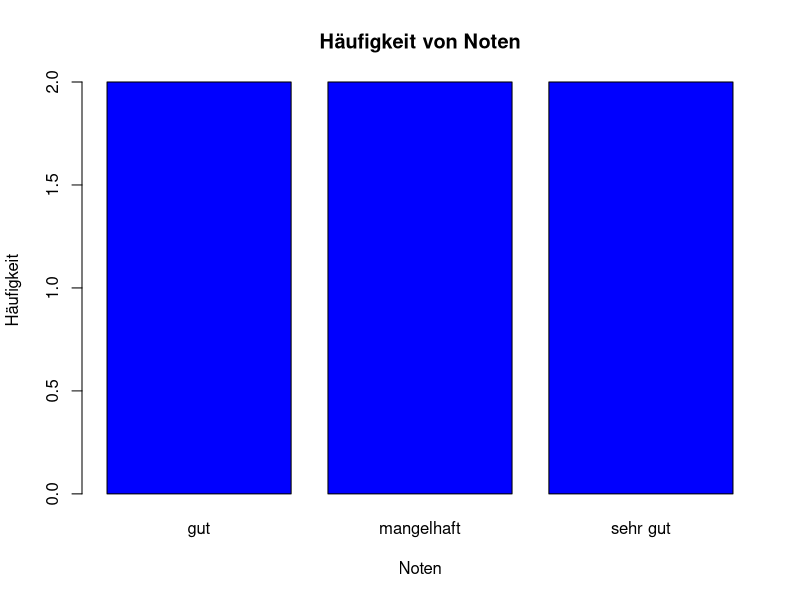

Recreate this plot in R.
## ---- chunk 1
knitr::opts_chunk$set(echo = TRUE)
## ---- chunk 2
studentdata <- read.csv("data/klausur.csv", header=TRUE, stringsAsFactors=FALSE)

a1 <- studentdata$aufgabe1
a2 <- studentdata$aufgabe2
a3 <- studentdata$aufgabe3

## Es wurden die Spalten aus der Tabelle `aufgabe1`, `aufgabe2`, `aufgabe3` 
## den Vektoren `a1`, `a2`, `a3` zugeordnet.

## ---- chunk 3

a1 <- studentdata$aufgabe1
a2 <- studentdata$aufgabe2
a3 <- studentdata$aufgabe3

## ---- chunk 4
summe <- a1 + a2 + a3
studentdata$summe <- summe
## ---- chunk 5
knitr::kable(
  studentdata, booktabs = TRUE,
  caption = 'Geladene Daten mit Summespalte für data.csv.'
)
## ---- chunk 6
notengrenzen_calc <- function(pPunkteMax, pBestGrenze,pBestIndex,pNotenSkala) {
     grenze = rep(0, length(pNotenSkala))
     imax <- length(pNotenSkala)
     schritt <- pBestGrenze/(imax-pBestIndex)
     ## Index für 6 bis zur 4 berechnen 
     gi <- imax
     ## Grenze unterhalb der Bestehensgrenze
     g <- 0
     while (gi > pBestIndex) {
        # Füge die Grenze in den Vektor ein
        g <- g + schritt
        grenze[gi] <- g
     
        # Vermindere den Index
        gi <- gi - 1 
     }
     ## Grenze oberhalb der Bestehensgrenze
     schritt <- (pPunkteMax - pBestGrenze)/(pBestIndex)
     ## Index für 4 und besser 
     while (gi > 0) {
        g <- g + schritt
        grenze[gi] <- g
        # Vermindere den Index
        gi <- gi - 1 
     }
     grenze <- round(grenze * 10)/10
     ## Rückgabewert Vektor "grenze"
     grenze
}
## ---- chunk 7
#### Alternativ explizite Angabe der maximalen Punktzahl
# z.B. maxpunkte <- 52
maxpunkte <- summe[1] 
#### Alternativ explizite Angabe der Bestehensgrenze
# z.B. bestgrenze <- 26
bestgrenze <- round(maxpunkte/2)

#### Notenskala festlegen - hier Noten als Text
notenskala1 <- c("sehr gut","gut","befriedigend","ausreichend","mangelhaft","ungenügend")
bestindex1 <- 4 ## Index für Note, mit der man gerade noch bestanden hat 4 "ausreichend"
grenzen1 <- notengrenzen_calc(maxpunkte, bestgrenze,bestindex1,notenskala1)
## ---- chunk 8
tabelle4grenzen <- function (pNotenSkala,pGrenzen) {
  ## Erzeuge einen Dataframe mit der Notenskala in der 1. Spalte 
  return4df <- data.frame(Notenskala=pNotenSkala)  
  max_i <- length(pNotenSkala) 

  Notengrenze <- rep("-",max_i)
  ## Berechne die Notengrenzen z.B. "22-28" 
  for (i in 1:(max_i-1)) {
    Notengrenze[i] <- paste(pGrenzen[i],"-",pGrenzen[i+1])
  }
  ## Setze die Punktegrenzen für schlechteste Note
  Notengrenze[max_i] <- paste(pGrenzen[max_i],"-",0)
  return4df$Notengrenze <-Notengrenze  
  
  ## return Dataframe mit Punktegrenzen
  return4df
}
## ---- chunk 9
df4grenzen <- tabelle4grenzen(notenskala1,grenzen1)

knitr::kable(
  df4grenzen, booktabs = TRUE,
  align=c('l','c'),
  caption = 'Punktegrenzen für die Noten'
)
## ---- chunk 10
note_zuordnen <- function(pPunkte,pGrenzen,pNotenskala) {
     ## Vektor mit der Länge der Punkte erstellen
     ## in dem Vektor wird die Note eingetragen
     anzahl_klausuren <- length(pPunkte)
     #print(paste("anzahl_klausuren =",anzahl_klausuren))
     
     anzahl_noten <- length(pNotenskala)
     #print(paste("anzahl_noten =",anzahl_noten))
     
     note4punkte <- rep(0,anzahl_klausuren)
     for (i in 1:anzahl_klausuren) {
       ## Notenindex auf schlechteste Note setzen
       gi <- anzahl_noten
       ## Noten auf schlechtesten Index setzen
       note4punkte[i] <- pNotenskala[gi]
       ## so lange die Note verbessern bis Note jeweilge Notengrenze kleiner als Punkte
       while ((gi > 1) & (pPunkte[i] >= pGrenzen[gi]))  {
          ## Index für die Grenze auf bessere Note setzen
          gi <- gi - 1 
          ## Notenbezeichnung setzen
          note4punkte[i] <- pNotenskala[gi]
       } 
     }
     ### Rückgabewert der Noten fuer alle Punkte
     note4punkte        
}

## ---- chunk 11
maxpunkte <- summe[1] 
#### Angabe der maximalen Punktzahl
# z.B. maxpunkte <- 52
bestgrenze <- round(maxpunkte/2)
#### Angabe der Bestehensgrenze
# z.B. bestgrenze <- 26
notenskala1 <- c("sehr gut","gut","befriedigend","ausreichend","mangelhaft","ungenügend")
bestindex1 <- 4 ## Index für Note, mit der man gerade noch bestanden hat 4 "ausreichend"

grenzen <- notengrenzen_calc(maxpunkte, bestgrenze,bestindex1,notenskala1)
## grenzen <- c(100,85,70,55,40,20)
## liefert die Grenzen für die Noten punkte<20 bedeutet "ungenügend"
## liefert die Grenzen für die Noten 40 > punkte >= 20 bedeutet "mangelhaft"
### Noten berechnen

### Punkte für 5 Klausuren im Vektor "punkte"
#summe <- c(23,92,33,89,60)

noten <- note_zuordnen(summe, grenzen1, notenskala1)
### Notenberechnung ist nun abgeschlossen - Ausgabe

studentdata$noten <- noten
## ---- chunk 12
maxpunkte <- summe[1]
bestgrenze <- round(maxpunkte/2)
notenskala2 <- c("1+","1","1-","2+","2","2-","3+","3","3-","4+","4","4-","5+","5","5-","6")
bestindex2 <- 11 ## Index für Note, mit der man gerade noch bestanden hat 4 "ausreichend"

grenzen2 <- notengrenzen_calc(maxpunkte, bestgrenze,bestindex2,notenskala2)
## liefert die Grenzen für die Noten punkte<20 bedeutet "ungenügend"
## liefert die Grenzen für die Noten 40 > punkte >= 20 bedeutet "mangelhaft"
### Noten berechnen

### Punkte für 5 Klausuren im Vektor "punkte"
# summe <- c(23,92,33,89,60)

noten2 <- note_zuordnen(summe, grenzen2, notenskala2)

### Notenberechnung ist nun abgeschlossen - Ausgabe
studentdata$noten2 <- noten2
## ---- chunk 13
df4grenzen <- tabelle4grenzen(notenskala2,grenzen2)

knitr::kable(
  df4grenzen, booktabs = TRUE,
  align=c('l','c'),
  caption = 'Punktegrenzen für die Noten'
)
## ---- chunk 14
knitr::kable(
  studentdata, booktabs = TRUE,
  caption = 'Geladene Daten aus der Datei data.csv.'
)
## ---- chunk 15
## Erzeuge einen Dataframe mit der Notenskala in der 1. Spalte 
df4grenzen <- data.frame(Notenskala=notenskala2)  
max_i <- length(notenskala2) 

Notengrenze <- rep("-",max_i)
## Berechne die Notengrenzen z.B. "22-28" 
for (i in 1:(max_i-1)) {
  Notengrenze[i] <- paste(grenzen1[i],"-",grenzen1[i+1])
}
## Setze die Punkte
Notengrenze[max_i] <- paste(grenzen1[max_i],"-",0)
df4grenzen$Notengrenze <-Notengrenze  
## ---- chunk 16
maxpunkte <- summe[1] ## erste Zeile MAX enthält die maximal erreichbaren Punkte
bestgrenze <- round(summe[1]/2)  ## Bestehensgrenze ist 50% der Gesamtpunktzahl
### Als Notenskala werden die deutschen Noten mit Tendenz verwendet
notenskala3 <- c(0.7, 1.0, 1.3, 1.7, 2.0, 2.3, 2.7, 3.0, 3.3, 3.7, 4.0, 4.3, 4.7 , 5.0, 5.3, 6.0)
bestindex3 <- 11 ## Index für Note, mit der man gerade noch bestanden hat. 
### In Index 10 steht "4" als "ausreichend" und mit "4-" hat man nicht mehr bestanden.

# Der Vektor "grenzen" enthält die Punktegrenzen, ab der man die betreffende Note
# aus der Notenskala erhält. Diese werden in Abhängigkeit von der Bestehensgrenze gewählt.
grenzen3 <- notengrenzen_calc(maxpunkte, bestgrenze,bestindex3,notenskala3)

### Noten berechnen
# Gesamtpunktzahl der Klausur findet man im Vektor "summe"
# die Summe ist eine Vektor z.B. summe <- c(23,92,33,89,60)

noten3 <- note_zuordnen(summe, grenzen3, notenskala3)
studentdata$noten3 <- noten3
## ---- chunk 17
knitr::kable(
  studentdata, booktabs = TRUE,
  align=c('l','r','r','r','r','c'),
  caption = 'Geladene Daten mit Summespalte für data.csv.'
)
## ---- chunk 18
bestanden_vektor <- function(pPunkte,pBestGrenze) {
  # pPointVec <- c(23,42,12,44,30)
  ### Der bestandenvektor soll nachher als Textausgabe für die Übungsblätter verwendet werden.
  bestvektor <- rep("-",length(pPunkte))
  for (i in 1:length(pPunkte)) {
      ## Wenn die Punkte der i-ten Klausur die Bestehensgrenze erreicht,
      ## dann soll in dem Bestehensvektor die "bestanden" stehen und
      ## unterhalb der Bestehensgrenze "nicht bestanden" in den Bestehensvektor beschrieben werden.
      if (pPunkte[i] >= pBestGrenze) {
         bestvektor[i] <- "bestanden"  
      } else {
         bestvektor[i] <- "nicht bestanden"  
      }
  }
  ### bestvektor <- c("bestanden","bestanden","nicht bestanden", "nicht bestanden", "bestanden")
  ### bestandenvektor wird zurückgegeben
  bestvektor 
}

### Im Vektor "summe" stehen die Punktesumme und "bestgrenze" ist die Bestehensgrenze
best <- bestanden_vektor(summe,bestgrenze)
### Nun wird der Bestehensvektor in dem Dataframe "studentdata" ergänzt.
studentdata$bestanden <- best
## ---- chunk 19
knitr::kable(
  studentdata, booktabs = TRUE,
  align=c('l','r','r','r','r','c','l'),
  caption = 'Geladene Daten mit Summespalte für data.csv.'
)
## ---- chunk 20
# der Vektor mit den Noten hat die folgenden Gestalt
# noten <- c(4, 3, 5, 4, 3, 5, 4, 3, 5, 4, 3, 5,1,2,2,6,6)

# Häufigkeit von Noteneinträgen ermitteln
haeufigkeit <- table(noten)

# Balkendiagramm erstellen
barplot(
  haeufigkeit,
  main = "Häufigkeit von Noten",
  xlab = "Noten",
  ylab = "Häufigkeit",
  col = "blue",
  border = "black"
)
## ---- chunk 21
write.csv(studentdata, "data/klausurnote.csv", row.names = FALSE)
